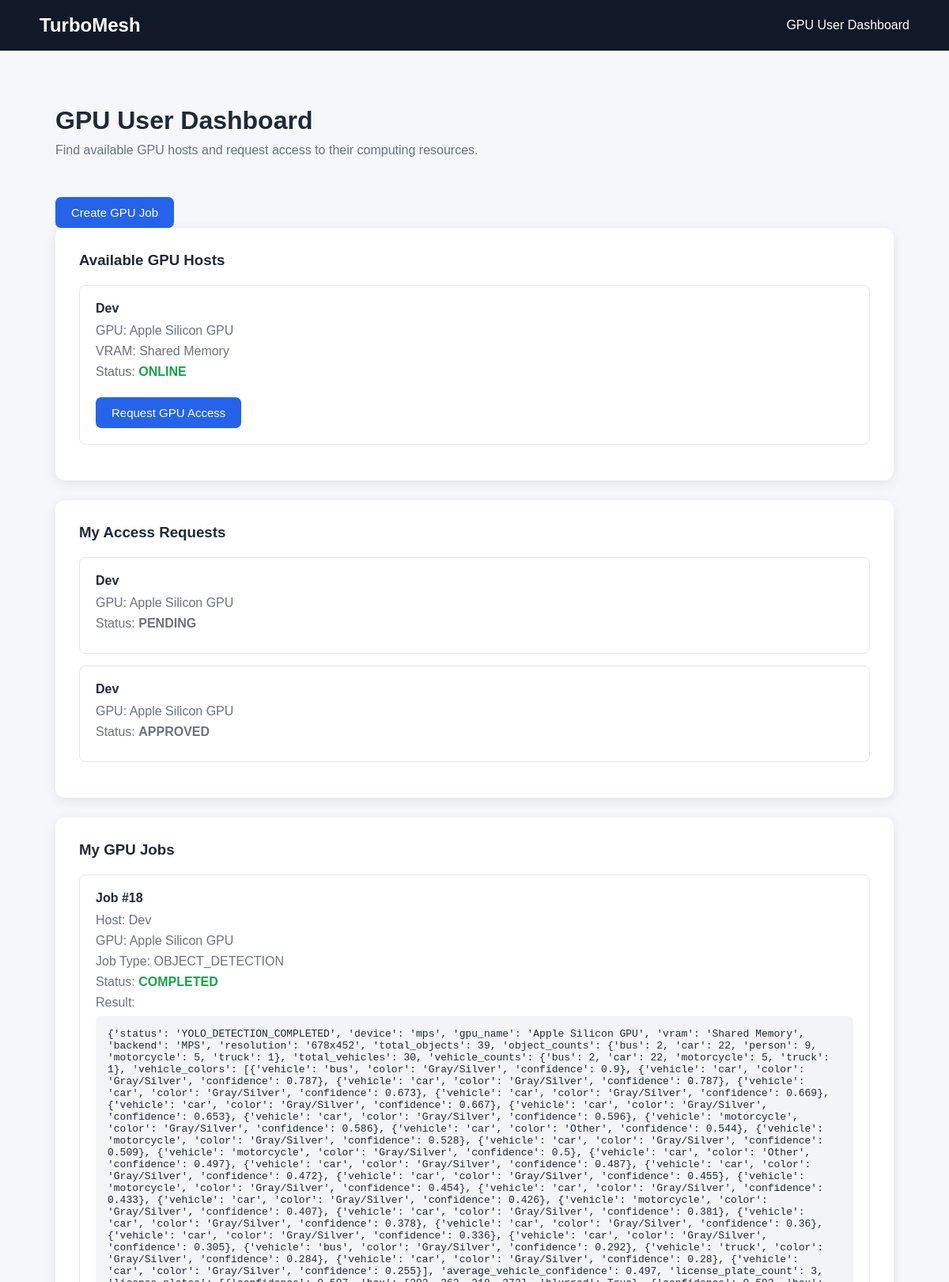
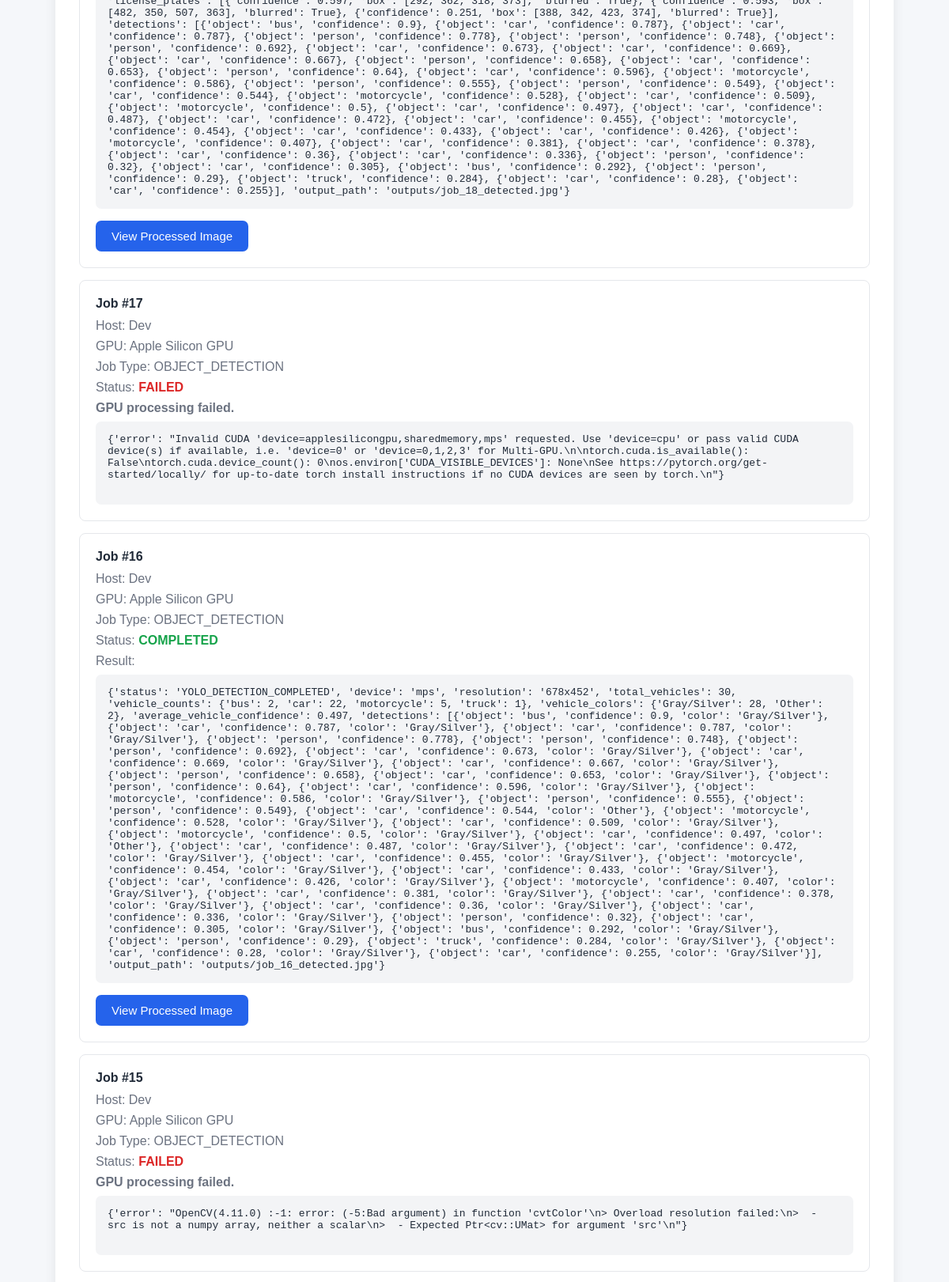
Screenshot of /user-dashboard (signed in, upper part) with the database file from the repository (2 pictures, top to bottom).
### tables this page shows
CREATE TABLE gpu_hosts (
            id INTEGER PRIMARY KEY AUTOINCREMENT,
            user_id INTEGER NOT NULL,
            gpu_name TEXT,
            vram TEXT,
            status TEXT NOT NULL DEFAULT 'OFFLINE',
            FOREIGN KEY (user_id) REFERENCES users(id)
        );

CREATE TABLE users (
            id INTEGER PRIMARY KEY AUTOINCREMENT,
            name TEXT NOT NULL,
            email TEXT UNIQUE NOT NULL,
            password TEXT NOT NULL,
            role TEXT NOT NULL
        );

CREATE TABLE access_requests (
            id INTEGER PRIMARY KEY AUTOINCREMENT,
            user_id INTEGER NOT NULL,
            host_id INTEGER NOT NULL,
            status TEXT NOT NULL DEFAULT 'PENDING',
            FOREIGN KEY (user_id) REFERENCES users(id),
            FOREIGN KEY (host_id) REFERENCES gpu_hosts(id)
        );

CREATE TABLE jobs (
            id INTEGER PRIMARY KEY AUTOINCREMENT,
            user_id INTEGER NOT NULL,
            host_id INTEGER NOT NULL,
            job_type TEXT NOT NULL,
            status TEXT NOT NULL DEFAULT 'QUEUED',
            result TEXT, image_path TEXT, output_path TEXT, image_path_2 TEXT,
            FOREIGN KEY (user_id) REFERENCES users(id),
            FOREIGN KEY (host_id) REFERENCES gpu_hosts(id)
        );

### main.py (the view)
@app.get("/user-dashboard")
def user_dashboard(request: Request):
    user_id = request.session.get("user_id")
    role = request.session.get("role")
    if user_id is None:
        return RedirectResponse(
            url="/login",
            status_code=303
        )
    if role != "USER":
        return {
            "error": "Only GPU users can access this dashboard."
        }
    connection = get_connection()
    hosts = connection.execute(
        """
        SELECT
            gpu_hosts.id,
            users.name,
            gpu_hosts.gpu_name,
            gpu_hosts.vram,
            gpu_hosts.status
        FROM gpu_hosts
        JOIN users
        ON gpu_hosts.user_id = users.id
        WHERE gpu_hosts.status = 'ONLINE'
        """
    ).fetchall()
    access_requests = connection.execute(
        """
        SELECT
            access_requests.id,
            users.name AS host_name,
            gpu_hosts.gpu_name,
            access_requests.status
        FROM access_requests
        JOIN gpu_hosts
        ON access_requests.host_id = gpu_hosts.id
        JOIN users
        ON gpu_hosts.user_id = users.id
        WHERE access_requests.user_id = ?
        ORDER BY access_requests.id DESC
        """,
        (user_id,)
    ).fetchall()
    jobs = connection.execute(
        """
        SELECT
            jobs.id,
            jobs.job_type,
            jobs.status,
            jobs.result,
            jobs.output_path,
            users.name AS host_name,
            gpu_hosts.gpu_name
        FROM jobs
        JOIN gpu_hosts
        ON jobs.host_id = gpu_hosts.id
        JOIN users
        ON gpu_hosts.user_id = users.id
        WHERE jobs.user_id = ?
        ORDER BY jobs.id DESC
        """,
        (user_id,)
    ).fetchall()
    connection.close()
    return templates.TemplateResponse(
        "user_dashboard.html",
        {
            "request": request,
            "hosts": hosts,
            "access_requests": access_requests,
            "jobs": jobs
        }
    )

### templates/user_dashboard.html (shortened to what this page needs)
<!DOCTYPE html>
<html lang="en">
<head>
</head>
<body>
    <nav>
        <h1>
            TurboMesh
        </h1>
        <span>
            GPU User Dashboard
        </span>
    </nav>
    <div class="container">
        <div class="welcome">
            <h2>
                GPU User Dashboard
            </h2>
            <p>
                Find available GPU hosts and request access
                to their computing resources.
            </p>
        </div>
        <a href="/create-job">
            <button type="button">
                Create GPU Job
            </button>
        </a>
        <div class="card">
            <h3>
                Available GPU Hosts
            </h3>
            {% if hosts %}
                {% for host in hosts %}
                    <div class="host">
                        <h4>
                            {{ host["name"] }}
                        </h4>
                        <p>
                            GPU:
                            {{ host["gpu_name"] }}
                        </p>
                        <p>
                            VRAM:
                            {{ host["vram"] }}
                        </p>
                        <p>
                            Status:
                            <span class="available">
                                {{ host["status"] }}
                            </span>
                        </p>
                        <form
                            method="post"
                            action="/request-access"
                        >
                            <button type="submit">
                                Request GPU Access
                            </button>
                        </form>
                    </div>
                {% endfor %}
            {% else %}
                <p class="empty">
                    No GPU hosts are currently online.
                </p>
            {% endif %}
        </div>
        <div class="card">
            <h3>
                My Access Requests
            </h3>
            {% if access_requests %}
                {% for access_request in access_requests %}
                    <div class="host">
                        <h4>
                            {{ access_request["host_name"] }}
                        </h4>
                        <p>
                            GPU:
                            {{ access_request["gpu_name"] }}
                        </p>
                        <p>
                            Status:
                            <strong>
                                {{ access_request["status"] }}
                            </strong>
                        </p>
                    </div>
                {% endfor %}
            {% else %}
                <p class="empty">
                    You haven't submitted any GPU access
                    requests yet.
                </p>
            {% endif %}
        </div>
        <div class="card">
            <h3>
                My GPU Jobs
            </h3>
            {% if jobs %}
                {% for job in jobs %}
                    <div class="host">
                        <h4>
                            Job #{{ job["id"] }}
                        </h4>
                        <p>
                            Host:
                            {{ job["host_name"] }}
                        </p>
                        <p>
                            GPU:
                            {{ job["gpu_name"] }}
                        </p>
                        <p>
                            Job Type:
                            {{ job["job_type"] }}
                        </p>
                        <p>
                            Status:
                            {% if job["status"] == "COMPLETED" %}
                                <strong class="status-completed">
                                    COMPLETED
                                </strong>
                            {% elif job["status"] == "RUNNING" %}
                                <strong class="status-running">
                                    RUNNING
                                </strong>
                            {% elif job["status"] == "QUEUED" %}
                                <strong class="status-queued">
                                    QUEUED
                                </strong>
                            {% elif job["status"] == "FAILED" %}
                                <strong class="status-failed">
                                    FAILED
                                </strong>
                            {% else %}
                                <strong>
                                    {{ job["status"] }}
                                </strong>
                            {% endif %}
                        </p>
                        {% if job["status"] == "COMPLETED"
                              and job["output_path"] %}
                            <p>
                                Result:
                            </p>
                            <pre>{{ job["result"] }}</pre>
                            <a
                                href="/jobs/{{ job['id'] }}/result"
                                target="_blank"
                            >
                                <button type="button">
                                    View Processed Image
                                </button>
                            </a>
                        {% elif job["status"] == "RUNNING" %}
                            <p>
                                GPU is currently processing
                                your job...
                            </p>
                        {% elif job["status"] == "QUEUED" %}
                            <p>
                                Your job is waiting
                                for the GPU...
                            </p>
                        {% elif job["status"] == "FAILED" %}
                            <p class="status-failed">
                                GPU processing failed.
                            </p>
                            {% if job["result"] %}
                                <pre>
{{ job["result"] }}
                                </pre>
                            {% endif %}
                        {% endif %}
                    </div>
                {% endfor %}
            {% else %}
                <p class="empty">
                    You haven't submitted any GPU jobs yet.
                </p>
            {% endif %}
        </div>
    </div>
</body>
</html>

### templates/user_dashboard.html (style rules this page uses)
* { box-sizing: border-box; margin: 0; padding: 0; }
body { font-family: Arial, sans-serif; background: #f5f7fa; color: #1f2937; }
nav { background: #111827; color: white; padding: 18px 50px; display: flex; justify-content: space-between; align-items: center; }
nav h1 { font-size: 24px; }
.container { max-width: 1100px; margin: 50px auto; padding: 20px; }
.welcome { margin-bottom: 35px; }
.welcome h2 { font-size: 32px; margin-bottom: 10px; }
.welcome p { color: #6b7280; }
.card { background: white; padding: 30px; border-radius: 12px; box-shadow: 0 4px 15px rgba(0, 0, 0, 0.08); margin-bottom: 25px; }
.card h3 { margin-bottom: 20px; }
.host { border: 1px solid #e5e7eb; padding: 20px; border-radius: 8px; margin-bottom: 15px; }
.host h4 { margin-bottom: 10px; }
.host p { color: #6b7280; margin-bottom: 8px; }
.available { color: #16a34a; font-weight: bold; }
button { margin-top: 15px; padding: 11px 20px; border: none; border-radius: 7px; background: #2563eb; color: white; font-size: 15px; cursor: pointer; }
pre { background: #f3f4f6; padding: 15px; border-radius: 7px; margin-top: 8px; white-space: pre-wrap; word-break: break-word; }
.status-completed { color: #16a34a; font-weight: bold; }
.status-failed { color: #dc2626; font-weight: bold; }

### rows the page displays
gpu_hosts: name "Dev", gpu_name "Apple Silicon GPU", vram "Shared Memory", status "ONLINE"
access_requests: host_name "Dev", gpu_name "Apple Silicon GPU", status "PENDING"
access_requests: host_name "Dev", gpu_name "Apple Silicon GPU", status "APPROVED"
jobs: id "18", host_name "Dev", gpu_name "Apple Silicon GPU", job_type "OBJECT_DETECTION", status "COMPLETED", result "{'status': 'YOLO_DETECTION_COMPLETED', 'device': 'mps', 'gpu_name': 'Apple Silicon GPU', 'vram': 'Shared Memory', 'backend': 'MPS', 'resolution': '678x452', 'total_objects': 39, 'object_counts': {'bus': 2, 'car': 22, 'person': 9, 'motorcycle': 5, 'truck': 1}, 'total_vehicles': 30, 'vehicle_counts': {'bus': 2, 'car': 22, 'motorcycle': 5, 'truck': 1}, 'vehicle_colors': [{'vehicle': 'bus', 'color': 'Gray/Silver', 'confidence': 0.9}, {'vehicle': 'car', 'color': 'Gray/Silver', 'confidence': 0.787}, {'vehicle': 'car', 'color': 'Gray/Silver', 'confidence': 0.787}, {'vehicle': 'car', 'color': 'Gray/Silver', 'confidence': 0.673}, {'vehicle': 'car', 'color': 'Gray/Silver', 'confidence': 0.669},…"
jobs: id "17", host_name "Dev", gpu_name "Apple Silicon GPU", job_type "OBJECT_DETECTION", status "FAILED", result "{'error': \"Invalid CUDA 'device=applesilicongpu,sharedmemory,mps' requested. Use 'device=cpu' or pass valid CUDA device(s) if available, i.e. 'device=0' or 'device=0,1,2,3' for Multi-GPU.\\n\\ntorch.cuda.is_available(): False\\ntorch.cuda.device_count(): 0\\nos.environ['CUDA_VISIBLE_DEVICES']: None\\nSee https://pytorch.org/get-started/locally/ for up-to-date torch install instructions if no CUDA devices are seen by torch.\\n\"}"
jobs: id "16", host_name "Dev", gpu_name "Apple Silicon GPU", job_type "OBJECT_DETECTION", status "COMPLETED", result "{'status': 'YOLO_DETECTION_COMPLETED', 'device': 'mps', 'resolution': '678x452', 'total_vehicles': 30, 'vehicle_counts': {'bus': 2, 'car': 22, 'motorcycle': 5, 'truck': 1}, 'vehicle_colors': {'Gray/Silver': 28, 'Other': 2}, 'average_vehicle_confidence': 0.497, 'detections': [{'object': 'bus', 'confidence': 0.9, 'color': 'Gray/Silver'}, {'object': 'car', 'confidence': 0.787, 'color': 'Gray/Silver'}, {'object': 'car', 'confidence': 0.787, 'color': 'Gray/Silver'}, {'object': 'person', 'confidence': 0.778}, {'object': 'person', 'confidence': 0.748}, {'object': 'person', 'confidence': 0.692}, {'object': 'car', 'confidence': 0.673, 'color': 'Gray/Silver'}, {'object': 'car', 'confidence': 0.669,…"
jobs: id "15", host_name "Dev", gpu_name "Apple Silicon GPU", job_type "OBJECT_DETECTION", status "FAILED", result "{'error': \"OpenCV(4.11.0) :-1: error: (-5:Bad argument) in function 'cvtColor'\\n> Overload resolution failed:\\n> - src is not a numpy array, neither a scalar\\n> - Expected Ptr<cv::UMat> for argument 'src'\\n\"}"
